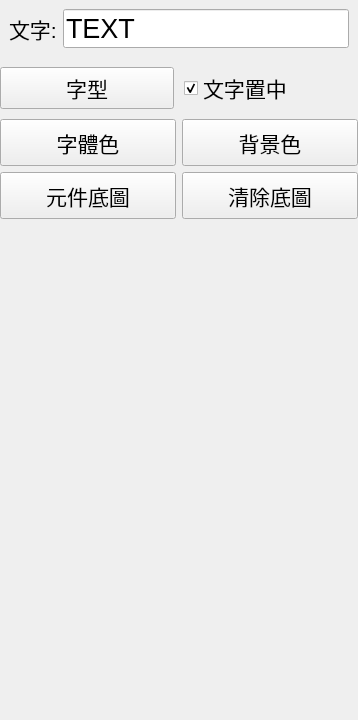
<?xml version="1.0" encoding="UTF-8"?>
<ui version="4.0">
 <class>EditLabel</class>
 <widget class="QWidget" name="EditLabel">
  <property name="geometry">
   <rect>
    <x>0</x>
    <y>0</y>
    <width>358</width>
    <height>720</height>
   </rect>
  </property>
  <property name="windowTitle">
   <string>Form</string>
  </property>
  <layout class="QGridLayout" name="gridLayout">
   <property name="leftMargin">
    <number>0</number>
   </property>
   <property name="topMargin">
    <number>0</number>
   </property>
   <property name="rightMargin">
    <number>0</number>
   </property>
   <property name="bottomMargin">
    <number>0</number>
   </property>
   <item row="0" column="0">
    <widget class="QWidget" name="widget_6" native="true">
     <property name="font">
      <font>
       <pointsize>16</pointsize>
      </font>
     </property>
     <layout class="QGridLayout" name="gridLayout_5">
      <property name="leftMargin">
       <number>0</number>
      </property>
      <property name="topMargin">
       <number>0</number>
      </property>
      <property name="rightMargin">
       <number>0</number>
      </property>
      <property name="bottomMargin">
       <number>0</number>
      </property>
      <property name="spacing">
       <number>10</number>
      </property>
      <item row="2" column="0" colspan="2">
       <widget class="QPushButton" name="btnSelectFont">
        <property name="minimumSize">
         <size>
          <width>0</width>
          <height>42</height>
         </size>
        </property>
        <property name="font">
         <font>
          <pointsize>16</pointsize>
          <weight>50</weight>
          <italic>false</italic>
          <bold>false</bold>
         </font>
        </property>
        <property name="focusPolicy">
         <enum>Qt::NoFocus</enum>
        </property>
        <property name="text">
         <string>字型</string>
        </property>
       </widget>
      </item>
      <item row="3" column="0" colspan="4">
       <widget class="QWidget" name="widget_10" native="true">
        <property name="minimumSize">
         <size>
          <width>100</width>
          <height>100</height>
         </size>
        </property>
        <layout class="QGridLayout" name="gridLayout_4">
         <property name="leftMargin">
          <number>0</number>
         </property>
         <property name="topMargin">
          <number>0</number>
         </property>
         <property name="rightMargin">
          <number>0</number>
         </property>
         <property name="bottomMargin">
          <number>0</number>
         </property>
         <item row="0" column="1">
          <widget class="QPushButton" name="btnBgColor">
           <property name="sizePolicy">
            <sizepolicy hsizetype="Preferred" vsizetype="Preferred">
             <horstretch>0</horstretch>
             <verstretch>0</verstretch>
            </sizepolicy>
           </property>
           <property name="minimumSize">
            <size>
             <width>96</width>
             <height>42</height>
            </size>
           </property>
           <property name="maximumSize">
            <size>
             <width>16777215</width>
             <height>16777215</height>
            </size>
           </property>
           <property name="font">
            <font>
             <pointsize>16</pointsize>
             <weight>50</weight>
             <italic>false</italic>
             <bold>false</bold>
            </font>
           </property>
           <property name="focusPolicy">
            <enum>Qt::NoFocus</enum>
           </property>
           <property name="text">
            <string>背景色</string>
           </property>
          </widget>
         </item>
         <item row="1" column="1">
          <widget class="QPushButton" name="btnClearBg">
           <property name="sizePolicy">
            <sizepolicy hsizetype="Preferred" vsizetype="Preferred">
             <horstretch>0</horstretch>
             <verstretch>0</verstretch>
            </sizepolicy>
           </property>
           <property name="minimumSize">
            <size>
             <width>96</width>
             <height>42</height>
            </size>
           </property>
           <property name="font">
            <font>
             <pointsize>16</pointsize>
             <weight>50</weight>
             <italic>false</italic>
             <bold>false</bold>
            </font>
           </property>
           <property name="focusPolicy">
            <enum>Qt::NoFocus</enum>
           </property>
           <property name="text">
            <string>清除底圖</string>
           </property>
          </widget>
         </item>
         <item row="1" column="0">
          <widget class="QPushButton" name="btnBgImage">
           <property name="sizePolicy">
            <sizepolicy hsizetype="Preferred" vsizetype="Preferred">
             <horstretch>0</horstretch>
             <verstretch>0</verstretch>
            </sizepolicy>
           </property>
           <property name="minimumSize">
            <size>
             <width>96</width>
             <height>42</height>
            </size>
           </property>
           <property name="font">
            <font>
             <pointsize>16</pointsize>
             <weight>50</weight>
             <italic>false</italic>
             <bold>false</bold>
            </font>
           </property>
           <property name="focusPolicy">
            <enum>Qt::NoFocus</enum>
           </property>
           <property name="text">
            <string>元件底圖</string>
           </property>
          </widget>
         </item>
         <item row="0" column="0">
          <widget class="QPushButton" name="btnTxtColor">
           <property name="sizePolicy">
            <sizepolicy hsizetype="Preferred" vsizetype="Preferred">
             <horstretch>0</horstretch>
             <verstretch>0</verstretch>
            </sizepolicy>
           </property>
           <property name="minimumSize">
            <size>
             <width>96</width>
             <height>42</height>
            </size>
           </property>
           <property name="maximumSize">
            <size>
             <width>16777215</width>
             <height>16777215</height>
            </size>
           </property>
           <property name="font">
            <font>
             <pointsize>16</pointsize>
             <weight>50</weight>
             <italic>false</italic>
             <bold>false</bold>
            </font>
           </property>
           <property name="focusPolicy">
            <enum>Qt::NoFocus</enum>
           </property>
           <property name="text">
            <string>字體色</string>
           </property>
          </widget>
         </item>
        </layout>
       </widget>
      </item>
      <item row="6" column="2">
       <spacer name="verticalSpacer_3">
        <property name="orientation">
         <enum>Qt::Vertical</enum>
        </property>
        <property name="sizeHint" stdset="0">
         <size>
          <width>20</width>
          <height>40</height>
         </size>
        </property>
       </spacer>
      </item>
      <item row="0" column="0" colspan="4">
       <widget class="QWidget" name="widget_9" native="true">
        <layout class="QHBoxLayout" name="horizontalLayout_6">
         <item>
          <widget class="QLabel" name="label_5">
           <property name="sizePolicy">
            <sizepolicy hsizetype="Maximum" vsizetype="Preferred">
             <horstretch>0</horstretch>
             <verstretch>0</verstretch>
            </sizepolicy>
           </property>
           <property name="font">
            <font>
             <pointsize>16</pointsize>
            </font>
           </property>
           <property name="text">
            <string>文字:</string>
           </property>
          </widget>
         </item>
         <item>
          <widget class="QLineEdit" name="txtText">
           <property name="font">
            <font>
             <pointsize>20</pointsize>
            </font>
           </property>
           <property name="text">
            <string>TEXT</string>
           </property>
          </widget>
         </item>
        </layout>
       </widget>
      </item>
      <item row="6" column="3">
       <widget class="QLabel" name="label_18">
        <property name="text">
         <string/>
        </property>
       </widget>
      </item>
      <item row="2" column="2" colspan="2">
       <widget class="QCheckBox" name="chCent">
        <property name="font">
         <font>
          <pointsize>16</pointsize>
         </font>
        </property>
        <property name="text">
         <string>文字置中</string>
        </property>
        <property name="checked">
         <bool>true</bool>
        </property>
       </widget>
      </item>
     </layout>
    </widget>
   </item>
  </layout>
 </widget>
 <resources/>
 <connections/>
</ui>
